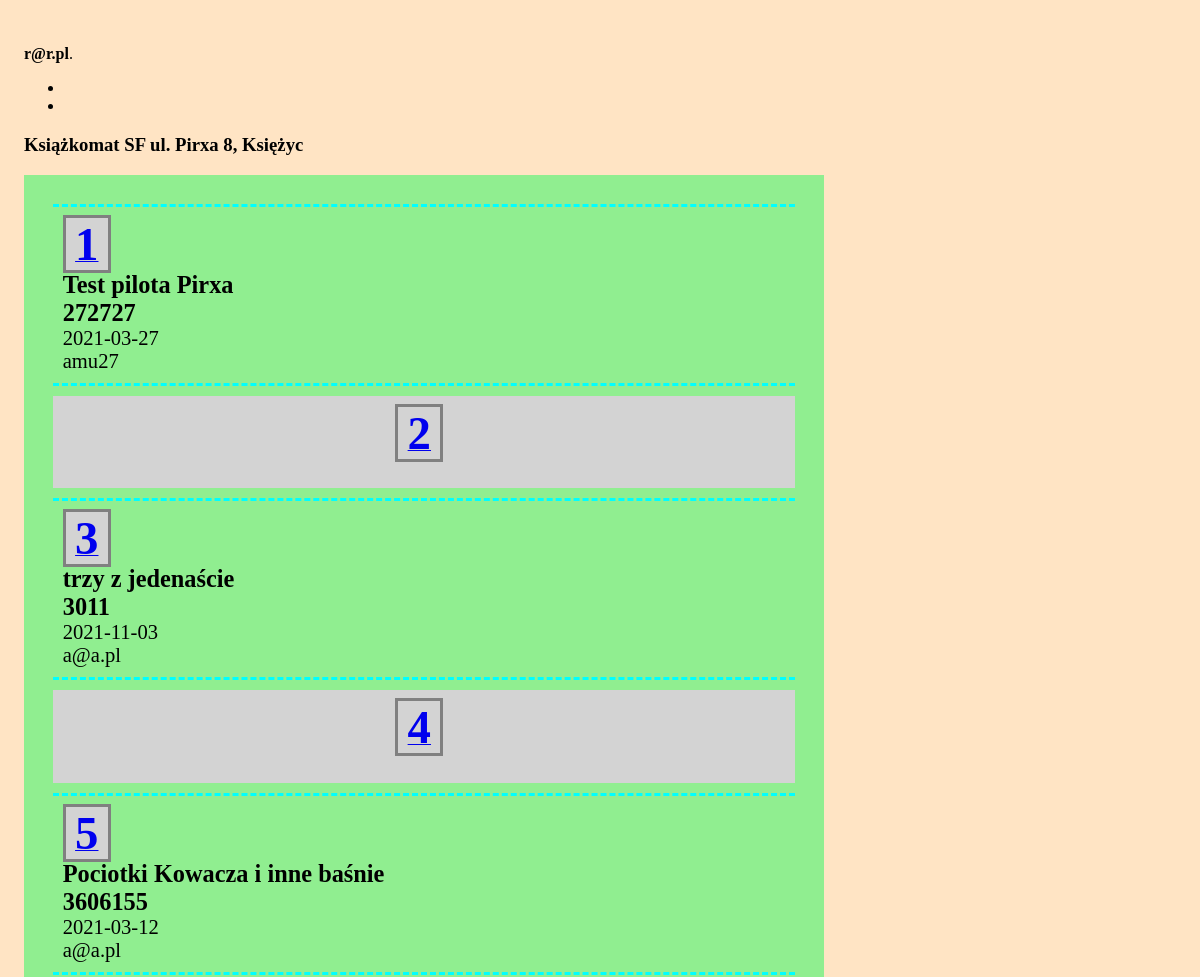
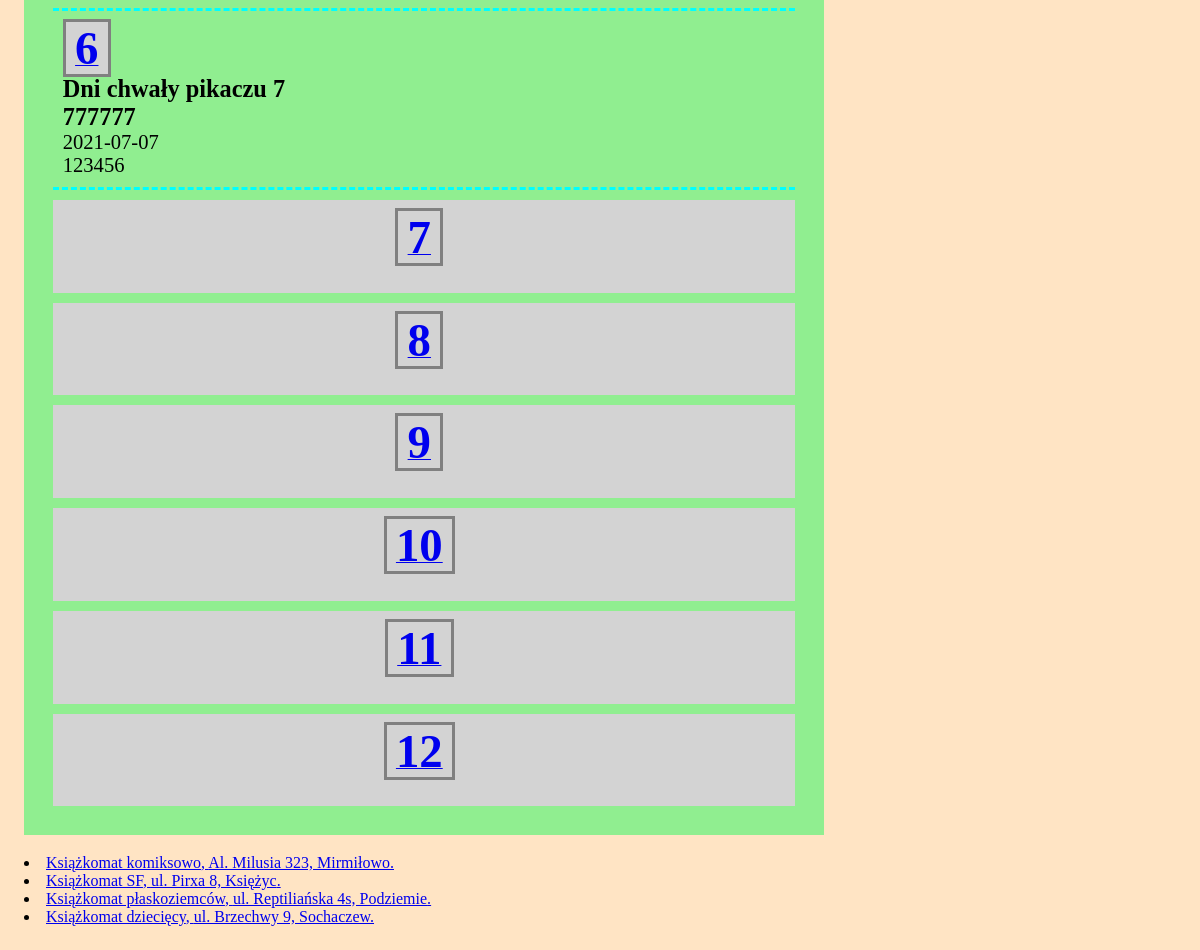
Page /machine.php?id=15 (signed in) on the committed database (2 pictures, top to bottom).
### tables this page shows
CREATE TABLE "unit" (
    "unit_id" INTEGER PRIMARY KEY AUTOINCREMENT NOT NULL,
    "unit_name" TEXT,
    "unit_address" TEXT,
    "number_columns" INTEGER,
    "number_box" INTEGER
);

CREATE TABLE "user" (
    "id" INTEGER PRIMARY KEY AUTOINCREMENT NOT NULL,
    "date_insertion" DATETIME,
    "title" TEXT,
    "access_code" TEXT,
    "user_id" INTEGER,
    "box_nr" INTEGER,
    "unit_id" INTEGER
);

### machine.php (the view, shortened to what this page needs)
<?php
require 'config.php';
$db = new MyDB($dbfile);
$selected_unit = filter_input(INPUT_GET, 'id', FILTER_VALIDATE_INT);
$stm = $db->query("SELECT unit_id, unit_name, unit_address, number_box FROM unit");
while ($row = $stm->fetchArray(1)) {
    $unit_id = $row['unit_id'];
    $unit_name = $row['unit_name'];
    $unit_address = $row['unit_address'];
    $unit = "<li><a href=\"?id=$unit_id\">$unit_name, $unit_address.</a></li>";
    $all_units .= $unit;
}
function selected_machine($db, $selected_unit, $info)
{
    $unit_name = "";
    $unit_address = "";
    $number_box = "";
    $stm = $db->prepare("SELECT * from unit where unit_id = :unit_id");
    $stm->bindValue(':unit_id', $selected_unit);
    $score = $stm->execute();
    while ($row = $score->fetchArray(1)) {
        $unit_name = $row['unit_name'];
        $unit_address = $row['unit_address'];
        $number_columns = $row['number_columns'];
        $number_box = $row['number_box'];
    };
    $numbox = 1;
    $k = 1;
    $r = 0;
    $drawing_start = "\n<div  class=\"edycja\">\n";
    $drawing_body = "";
    while ($numbox <= $number_box) {
        $stm = $db->prepare("SELECT unit_name, unit_address from unit where unit_id = :unit_id");
        $stm->bindValue(':unit_id', $selected_unit);
        $score = $stm->execute();
        while ($row = $score->fetchArray(1)) {
            $unit_name = $row['unit_name'];
            $unit_address = $row['unit_address'];
        };
        $stm_box = $db->prepare("SELECT * from user where box_nr = :numbox and unit_id = :unit_id");
        $stm_box->bindValue(':numbox', $numbox);
        $stm_box->bindValue(':unit_id', $selected_unit);
        $score_box = $stm_box->execute();
        $date_insertion = "";
        $title = "";
        $access_code = "";
        $user_id = "";
        while ($row_box = $score_box->fetchArray(1)) {
            $date_insertion = $row_box['date_insertion'];
            $title = $row_box['title'];
            $access_code = $row_box['access_code'];
            $user_id = $row_box['user_id'];
        };
        $box_full = "";
        if (strlen($date_insertion) > 1) {
            $single_box = "<div class=\"machine-box pelna  \">
        <div class=\"\"><a href=\"edit-box.php?box=$numbox&id=$selected_unit\"><span class=\"box-number\">$numbox</span></a>
        $box_full</div><a href=\"edit-box.php?box=$numbox&id=$selected_unit\" class=\"decoration-none\">
        <div>" . $info['book_title'] . " <span class=\"main-data\">$title</span>
        </div>
        <div>" . $info['lockbox_code'] . " <span class=\"main-data\">$access_code</span></div>
        <div>" . $info['date_emptying'] . " <span class=\"highlighted-description\">$date_insertion</span></div>
        <div>" . $info['reader_id'] . " <span class=\"highlighted-description\">$user_id</span></div>
        </a>\n</div>";
        } else {
            $single_box = "<div class=\"grid-item pusta\">
        <div class=\"\"><a href=\"edit-box.php?box=$numbox&id=$selected_unit\"><span class=\"box-number\">$numbox</span></a>
        $box_full<p class=\"alert\"><a href=\"edit-box.php?box=$numbox&id=$selected_unit\">" . $info['box_empty'] . "</a></p>
        </div>\n</div>";
        }
        $drawing_body = $drawing_body . " $single_box  ";
        if ($k < $number_columns) {
            $k++;
            $r++;
        } else {
            $k = 1;
            $drawing_body = $drawing_body . "";
        }
        $numbox++;
    }
    $drawing_stop = "</div>\n";
    $drawing_selected_machine = $drawing_start . $drawing_body . $drawing_stop;
    $unit_info = array($drawing_selected_machine, $unit_name, $unit_address);
    return $unit_info;
}
$unit_info = selected_machine($db, $selected_unit, $info);
$select_machine = $unit_info[1] . " " . $unit_info[2];
$all_units_after = "";
if (is_int($selected_unit)) {
    $unit_template = $unit_info[0];
    $all_units_after = $all_units;
} else {
    $select_machine = $info['select_machine'];
    $unit_template = "";
    $select_machine_after = "";
}
echo $page_head . "\n\t\t<title>" . $info['machine_title']; ?></title>
</head>
<body>
    <?php
    if (isset($_SESSION["name"])) {
    ?>
        <header class="page-header">
            <?php echo $info['admin_login_info'] . " <b>" . $_SESSION['name']; ?></b>.<br>
        </header>
        <nav>
            <ul>
                <li><?php echo $info['admin_logout']; ?></li>
                <li><?php echo $info['admin_page']; ?></li>
            </ul>
        </nav>
        <main role="main">
            <section>
                <h3 class=""><?php echo $select_machine; ?></h3>
            </section>
            <section>
                <h3 class=""><?php echo $unit_template;  ?></h3>
                <?php echo $all_units_after; ?>
            </section>
        </main>
    <?php
    } else {
        echo '<header class="page-header">
        <h1>' . $info["machine_message"] . '</h1>
        <h2><a href="login.php">' . $info["login_first"] . '</a></h2>
    </header>';
    }
    ?>
</body>
</html>

### style.css (style rules this page uses)
.grid-item { padding: 10px; margin: 10px; text-align: center; }
.pelna { background: lightgreen; color: black; }
.pusta { background: lightgray; color: black; }
.main-data { font-weight: bold; font-size: 1.3em; }
.highlighted-description { font-weight: normal; font-size: 1.1em; color: #000; }
.box-number { font-size: 2.5em; font-weight: bold; border-color: gray; background-color: lightgray; border-style: solid; margin-right: .2em; padding-left: 0.2em; padding-right: .2em; }
.machine-box { padding: 10px; margin: 10px; border-bottom: aqua; border-top: aqua; border-top-style: dashed; border-bottom-style: dashed; }
.decoration-none { text-decoration: none; color: black; }
.edycja { background: lightgreen; color: black; padding: 1em; margin-bottom: 1em; }
body { padding: 1em; background-color: bisque; max-width: 800px; }

### rows in the picture
unit: select_machine "Książkomat SF ul. Pirxa 8, Księżyc", unit_name "Książkomat SF", unit_address "ul. Pirxa 8, Księżyc"
user: title "Test pilota Pirxa", access_code "272727", date_insertion "2021-03-27", user "amu27"
user: title "trzy z jedenaście", access_code "3011", date_insertion "2021-11-03", user "a@a.pl"
user: title "Pociotki Kowacza i inne baśnie", access_code "3606155", date_insertion "2021-03-12", user "a@a.pl"
user: title "Dni chwały pikaczu 7", access_code "777777", date_insertion "2021-07-07", user "123456"
unit: unit_name "Książkomat komiksowo", unit_address "Al. Milusia 323, Mirmiłowo"
unit: unit_name "Książkomat płaskoziemców", unit_address "ul. Reptiliańska 4s, Podziemie"
unit: unit_name "Książkomat dziecięcy", unit_address "ul. Brzechwy 9, Sochaczew"

### other values in the picture
$_SESSION['name'] "r@r.pl"
